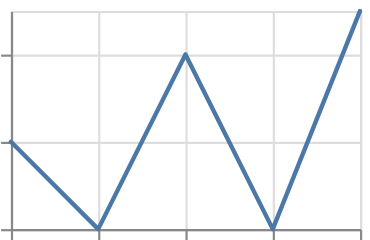

This figure's Vega-Lite source:
### Vega-Lite specification from a JSON file in a GitHub repository (floating-point values rounded to 4 significant figures)
{"$schema": "https://vega.github.io/schema/vega-lite/v6.json", "padding": 5, "autosize": "none", "data": {"values": [{"c": "A", "x": 1, "y": 2, "s": 3, "t": "2024-01-01"}, {"c": "B", "x": 2, "y": "n/a", "s": 5, "t": "2024-02-01"}, {"c": "C", "x": 3, "y": 4, "s": null, "t": "2024-03-01"}, {"c": "D", "x": 4, "y": "n/a", "s": 7, "t": "2024-04-01"}, {"c": "E", "x": 5, "y": 5, "s": 2, "t": "2024-05-01"}]}, "width": 160, "height": 100, "mark": {"type": "trail", "invalid": null}, "encoding": {"x": {"field": "x", "type": "quantitative"}, "y": {"field": "y", "type": "quantitative"}}}
